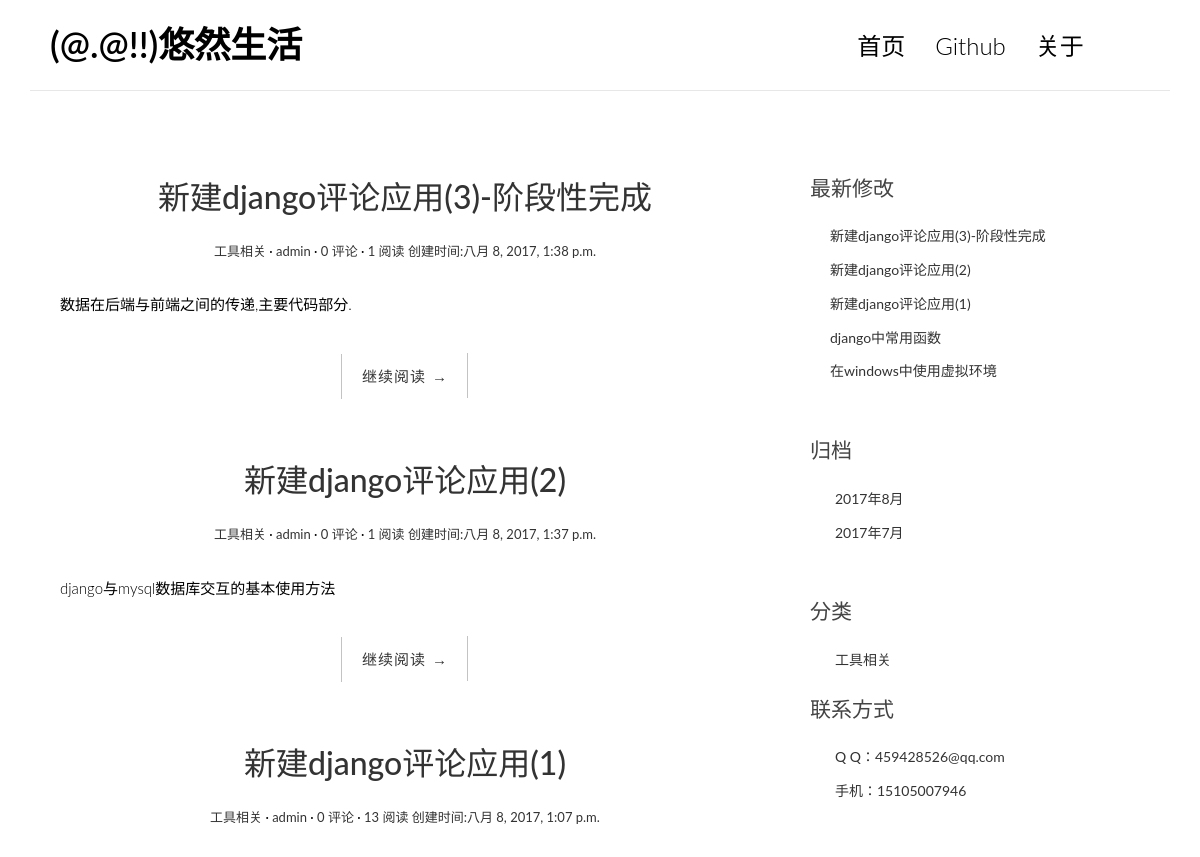
Before: / (upper part) with the older database file.
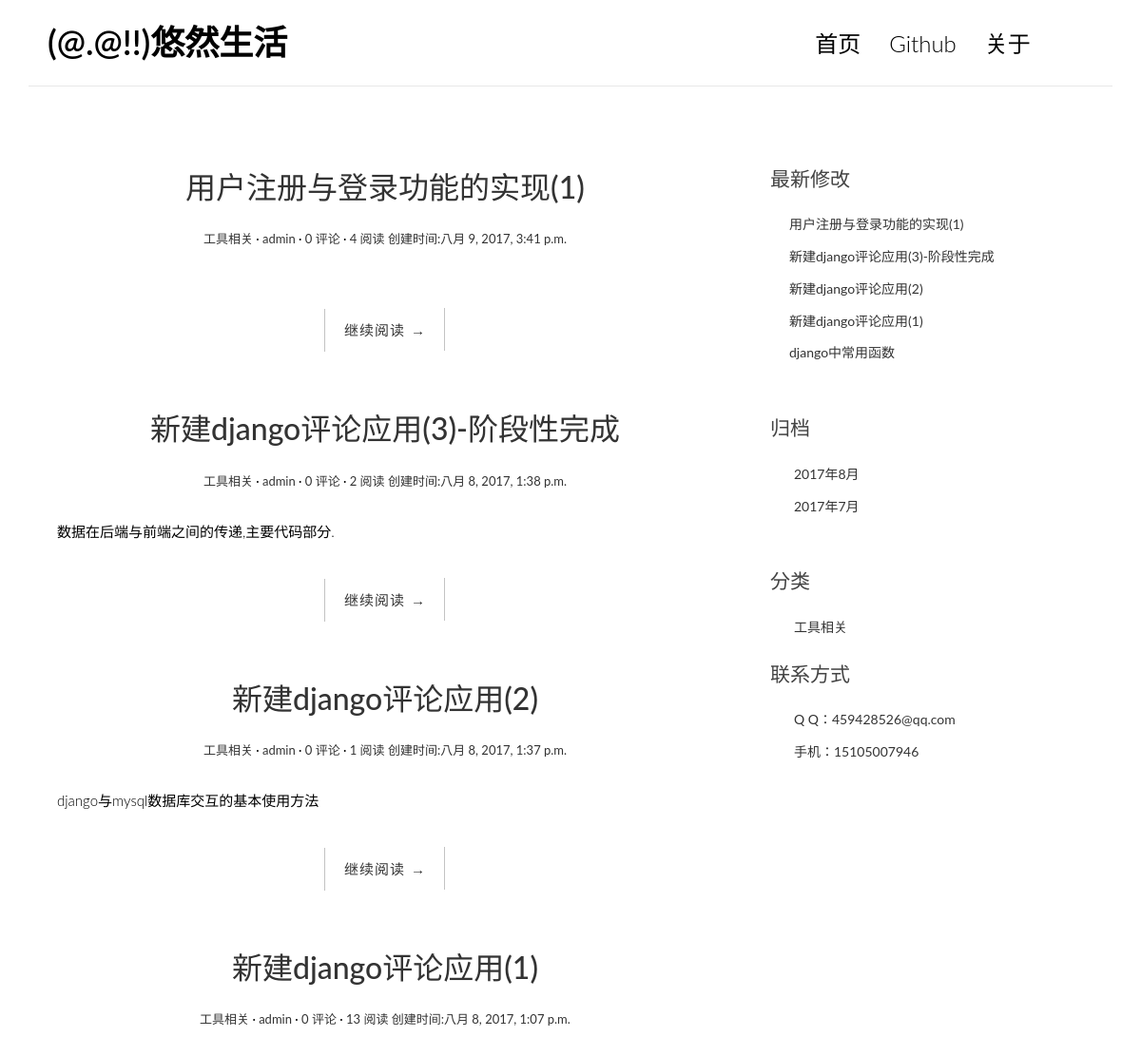
After: the same page with the newer database file.
### blog/models.py (models this page shows, shortened)
class Post(models.Model):
    title = models.CharField(max_length=70, verbose_name='标题')
    markdown_or_not = models.CharField(max_length=6, choices=(
        ('m', 'markdown'), ('c', 'ckeditor')), default='c', verbose_name='编辑器选择')
    excerpt = models.TextField(verbose_name='摘要', max_length=200, blank=True)
    body = models.TextField('文章-Markdown', blank=True)
    body_ckeditor = RichTextField('文章-ckeditor', blank=True)
    created_time = models.DateTimeField('添加时间', default=datetime.now)
    modified_time = models.DateTimeField(
        default=datetime.now, verbose_name='最后修改时间')
    category = models.ForeignKey(Category, verbose_name='分类')
    tags = models.ManyToManyField(Tag, blank=True, verbose_name='标签')
    author = models.ForeignKey(User, verbose_name='作者')
    views = models.PositiveIntegerField(default=0)
    def get_absolute_url(self):
        return reverse('blog:detail', kwargs={'pk': self.pk})
    class Meta:
        verbose_name = '文章'
        verbose_name_plural = verbose_name

class Category(models.Model):
    name = models.CharField(max_length=100)
    class Meta:
        verbose_name = '分类'
        verbose_name_plural = verbose_name

### blog/views.py (the view)
# urls.py: url(r'^$', views.index, name='index'),
def index(request):
    post_list = Post.objects.all().order_by('-created_time')
    return render(request, 'blog/index.html', context={'post_list': post_list})

### blog/templatetags/blog_tags.py (called while the page is built)
@register.simple_tag
def get_recent_posts(num=5):
    return Post.objects.all().order_by('-modified_time')[:num]

@register.simple_tag
def archives():
    return Post.objects.dates('created_time', 'month', order='DESC')

@register.simple_tag
def get_categories():
    return Category.objects.all()

### templates/blog/index.html
{% extends "base.html" %} {% block main %} {% for post in post_list %}
<article class="post post-{{post.pk}}">
    <header class="entry-header">
        <h1 class="entry-title">
                <a href="{{post.get_absolute_url}}">
                    {{post.title}}
                </a>
            </h1>
        <div class="entry-meta">
            <span class="post-category"><a href="#">{{ post.category.name }}</a></span>
            <span class="post-date"><a href="#"><time class="entry-date" datetime="{{ post.created_time }}>{{ post.created_time }}</time></a></span>
            <span class="post-author"><a href="#">{{ post.author }}</a></span>
            <span class="comments-link"><a href="#">{{ post.comment_set.count }} 评论</a></span>
            <span class="views-count"><a href="#">{{ post.views }} 阅读</a></span>
            <a>创建时间:<time class="entry-date">{{post.created_time}}</time></a>
        </div>
    </header>
    <div class="entry-content clearfix">
        {{ post.excerpt|safe }}
        <div class="read-more cl-effect-14">
            <a href="{{post.get_absolute_url}}" class="more-link">继续阅读 <span class="meta-nav">→</span></a>
        </div>
    </div>
</article>
{% empty %}
<div class="no-post">暂时还没有发布文章</div>
{% endfor %} {% endblock main %}

### templates/base.html (shortened to what this page needs)
{% load staticfiles %} {% load blog_tags %}
<!DOCTYPE html>
<html>
<head>
    <link rel="stylesheet" href="http://code.ionicframework.com/ionicons/2.0.1/css/ionicons.min.css">
    <link rel="stylesheet" href="{% static 'css/bootstrap.min.css' %}">
    <link rel="stylesheet" href="{% static 'css/pace.css' %}">
    <link rel="stylesheet" href="{% static 'css/custom.css' %}">
    <link rel="stylesheet" href="{% static 'css/highlights/tango.css' %}">
</head>
<body>
    <div class="container">
        <header id="site-header">
            <div class="row">
                <div class="col-md-4 col-sm-5 col-xs-8">
                    <div class="logo">
                        <h1><a href="/index/">(@.@!!)悠然生活</a></h1>
                    </div>
                </div>
                <div class="col-md-8 col-sm-7 col-xs-4">
                    <nav class="main-nav" role="navigation">
                        <div class="collapse navbar-collapse" id="bs-example-navbar-collapse-1">
                            <ul class="nav navbar-nav navbar-right">
                                <li class="cl-effect-11"><a href="/index/" data-hover="首页">首页</a></li>
                                <li class="cl-effect-11"><a href="https://github.com/ychgithub/myblog" data-hover="Github">Github</a></li>
                                <li class="cl-effect-11"><a href="/post/13/" data-hover="关于">关于</a></li>
                            </ul>
                        </div>
                    </nav>
                </div>
            </div>
        </header>
    </div>
    <div class="content-body">
        <div class="container">
            <div class="row">
                <main class="col-md-8">
                    {% block main %} {% endblock main %}
                </main>
                <aside class="col-md-4">
                    <div class="widget widget-recent-posts">
                        <h3 class="widget-title">最新修改</h3>
                        <ul>
                            {% get_recent_posts as recent_post_list %}
                            {% for post in recent_post_list %}
                            <li>
                                <a href="/post/{{post.pk}}/">{{post.title}}</a>
                            </li>
                            {% endfor %}
                        </ul>
                    </div>
                    <div class="widget widget-archives">
                        <h3 class="widget-title">归档</h3> {% archives as date_list %}
                        <ul>
                            {% for date in date_list %}
                            <li>
                                <a href="#">{{date.year}}年{{date.month}}月</a>
                            </li>
                            {% endfor %}
                        </ul>
                    </div>
                    <div class="widget widget-category">
                        <h3 class="widget-title">分类</h3> {% get_categories as category_list %}
                        <ul>
                            {% for category in category_list %}
                            <li>
                                <a href="#">{{category.name}}</a>
                            </li>
                            {% endfor %}
                        </ul>
                        <h3 class="widget-title">联系方式</h3>
                        <ul>
                            <li>
                                <a href="#">Q  Q：459428526@qq.com</a>
                            </li>
                            <li>
                                <a href="#">手机：15105007946</a>
                            </li>
                        </ul>
                    </div>
                </aside>
            </div>
        </div>
    </div>
</body>
</html>

### static/css/custom.css (style rules this page uses)
* { outline: none; }
h1, h2, h3, h4, h5, h6 { margin-top: 0; }
a { color: #333; }
body { color: #444; font-family: 'Lato', sans-serif; }
#site-header { background-color: #FFF; padding: 25px 20px; margin-bottom: 40px; border-bottom: 1px solid #e7e7e7; }
.logo h1 a { color: #000; }
.logo h1 { margin: 0; font-family: 'Lato', sans-serif; font-weight: 600; }
.main-nav { margin-top: 11px; max-width: 95%; }
.main-nav a { color: #000000 !important; padding: 0 0 5px 0 !important; margin-right: 30px; font-family: 'Lato', sans-serif; font-weight: 300; font-size: 24px; }
.cl-effect-11 a { padding: 10px 0; color: #0972b4; text-shadow: none; }
.cl-effect-11 a::before { position: absolute; top: 0; left: 0; overflow: hidden; padding: 0 0 5px 0 !important; max-width: 0; border-bottom: 1px solid #000; color: #000; content: attr(data-hover); white-space: nowrap; -webkit-transition: max-width 0.5s; -moz-transition: max-width 0.5s; transition: max-width 0.5s; }
.content-body { padding-bottom: 4em; }
.post { background: #fff; padding: 30px 30px 0; }
.entry-title { text-align: center; font-size: 32px; margin-bottom: 20px; line-height: 1.6; padding: 10px 20px 0; }
.entry-meta { text-align: center; color: #DDDDDD; font-size: 13px; margin-bottom: 30px; }
.entry-content { font-size: 15px; line-height: 1.9; font-weight: 300; color: #000; }
.post-category::after, .post-date::after, .post-author::after, .comments-link::after { content: ' ·'; color: #000; }
.read-more { font-family: 'Ubuntu', sans-serif; font-weight: 400; word-spacing: 1px; letter-spacing: 0.01em; text-align: center; margin-top: 20px; }
.cl-effect-14 a { padding: 0 20px; height: 45px; line-height: 45px; position: relative; display: inline-block; margin: 15px 25px; letter-spacing: 1px; font-weight: 400; text-shadow: 0 0 1px rgba(255, 255, 255, 0.3); }
.cl-effect-14 a::before, .cl-effect-14 a::after { position: absolute; width: 45px; height: 1px; background: #C3C3C3; content: ''; -webkit-transition: all 0.3s; -moz-transition: all 0.3s; transition: all 0.3s; pointer-events: none; }
.cl-effect-14 a::before { top: 0; left: 0; -webkit-transform: rotate(90deg); -moz-transform: rotate(90deg); transform: rotate(90deg); -webkit-transform-origin: 0 0; -moz-transform-origin: 0 0; transform-origin: 0 0; }
.cl-effect-14 a::after { right: 0; bottom: 0; -webkit-transform: rotate(90deg); -moz-transform: rotate(90deg); transform: rotate(90deg); -webkit-transform-origin: 100% 0; -moz-transform-origin: 100% 0; transform-origin: 100% 0; }
.widget { background: #fff; padding: 30px 0 0; }
.widget-title { font-size: 1.5em; margin-bottom: 20px; line-height: 1.6; padding: 10px 0 0; font-weight: 400; }
.widget-recent-posts ul { padding: 0; margin: 0; padding-left: 20px; }
.widget-recent-posts ul li { list-style-type: none; position: relative; line-height: 170%; margin-bottom: 10px; }
.widget-recent-posts ul li::before { content: '\f3d3'; font-family: "Ionicons"; position: absolute; left: -17px; top: 3px; font-size: 16px; color: #000; }
.widget-archives ul { padding: 0; margin: 0; padding-left: 25px; }
.widget-archives ul li { list-style-type: none; position: relative; line-height: 170%; margin-bottom: 10px; }
.widget-archives ul li::before { content: '\f3f3'; font-family: "Ionicons"; position: absolute; left: -25px; top: 1px; font-size: 16px; color: #000; }
.widget-category ul { padding: 0; margin: 0; padding-left: 25px; }
.widget-category ul li { list-style-type: none; position: relative; line-height: 170%; margin-bottom: 10px; }
.widget-category ul li::before { content: '\f3fe'; font-family: "Ionicons"; position: absolute; left: -25px; top: 1px; font-size: 18px; color: #000; }

Changed rows visible on the page:
no longer on this page (row unchanged): Post: title "在windows中使用虚拟环境", shown under "最新修改"
added Post: title "用户注册与登录功能的实现(1)", category.name "工具相关", author "admin", comment_set.count "0", views "4", created_time "八月 9, 2017, 3:41 p.m."
changed Post "新建django评论应用(3)-阶段性完成": views "1" → "2"
